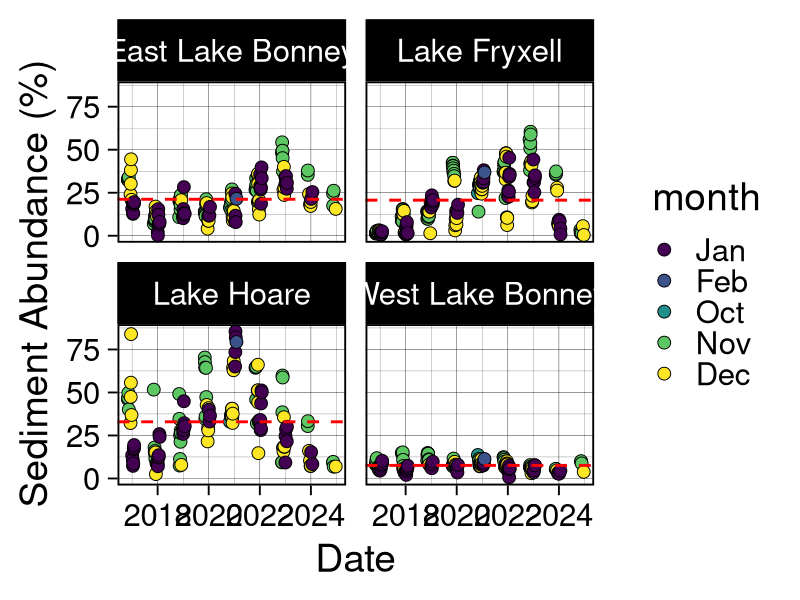
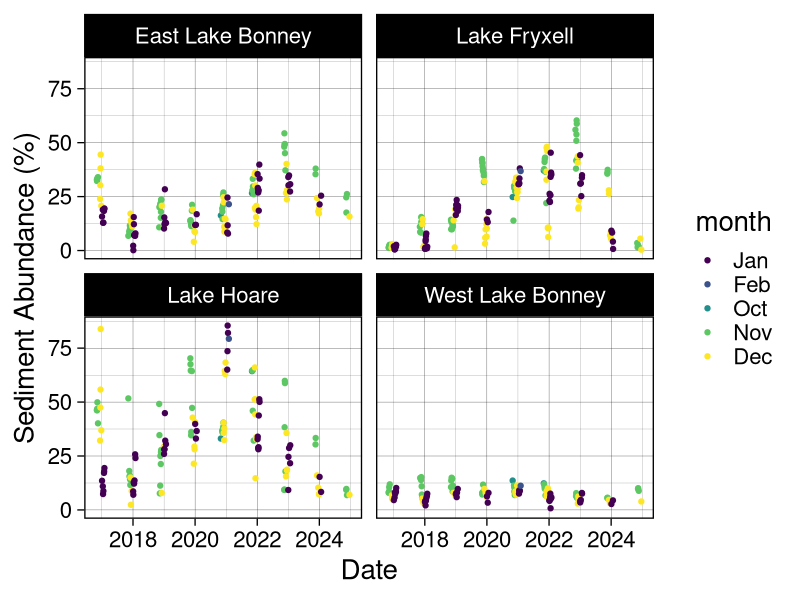
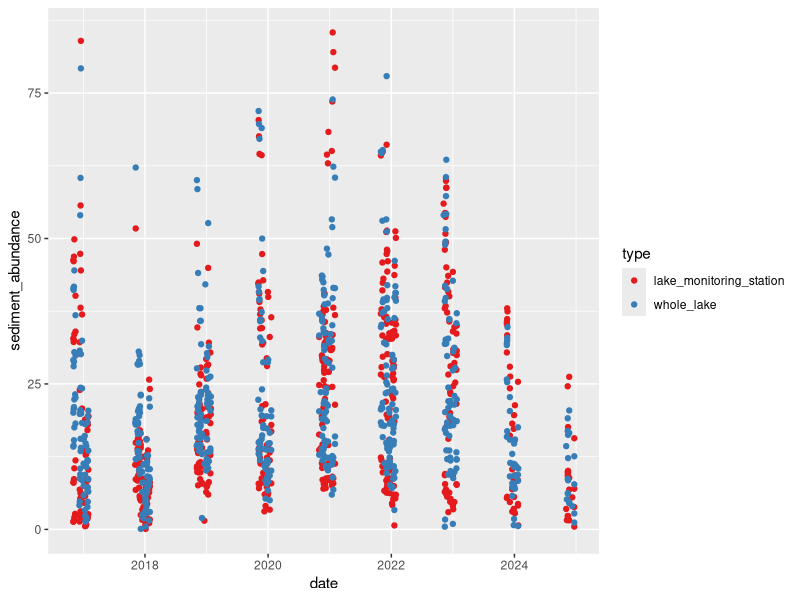
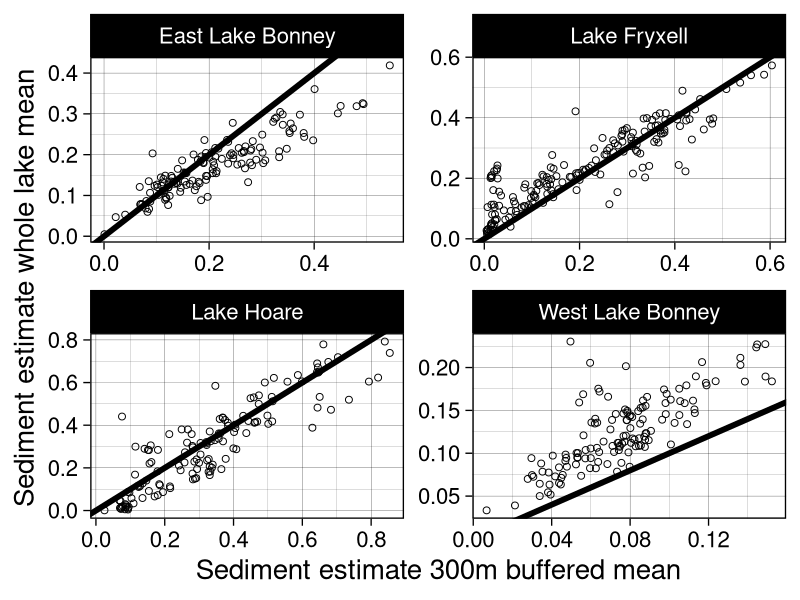
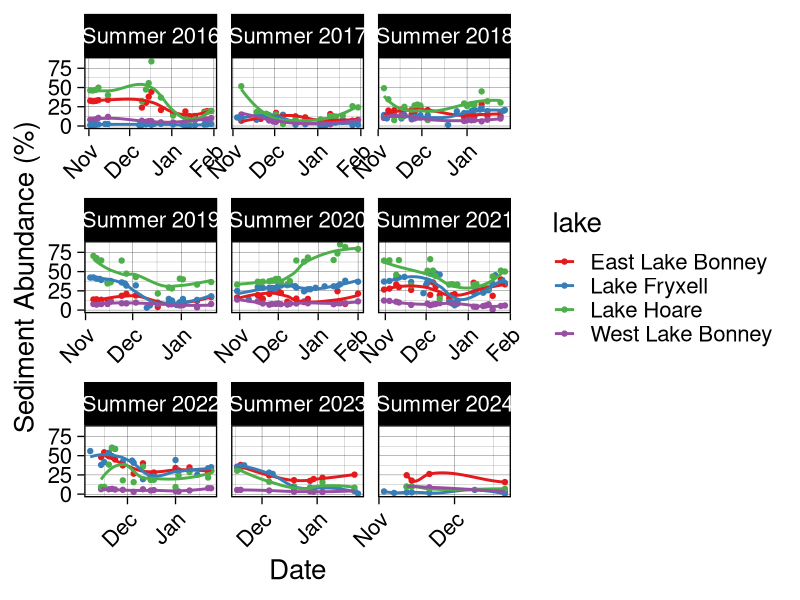
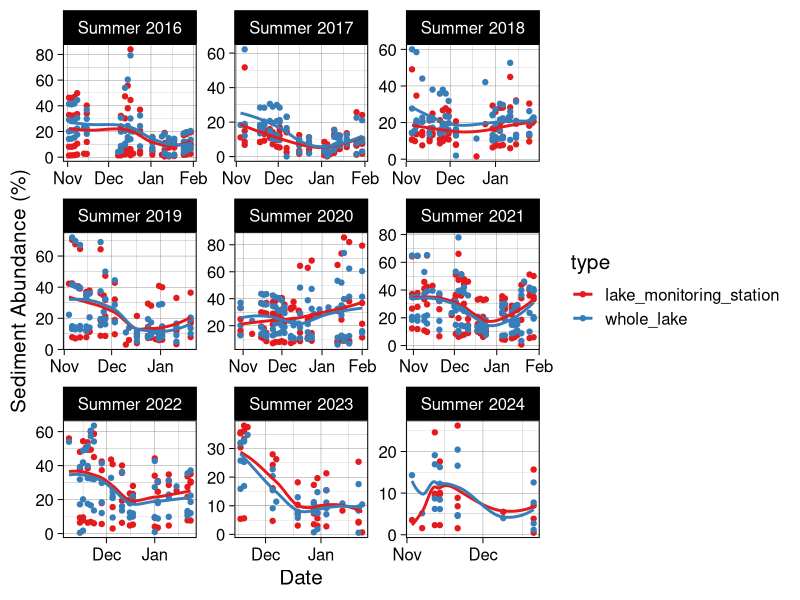
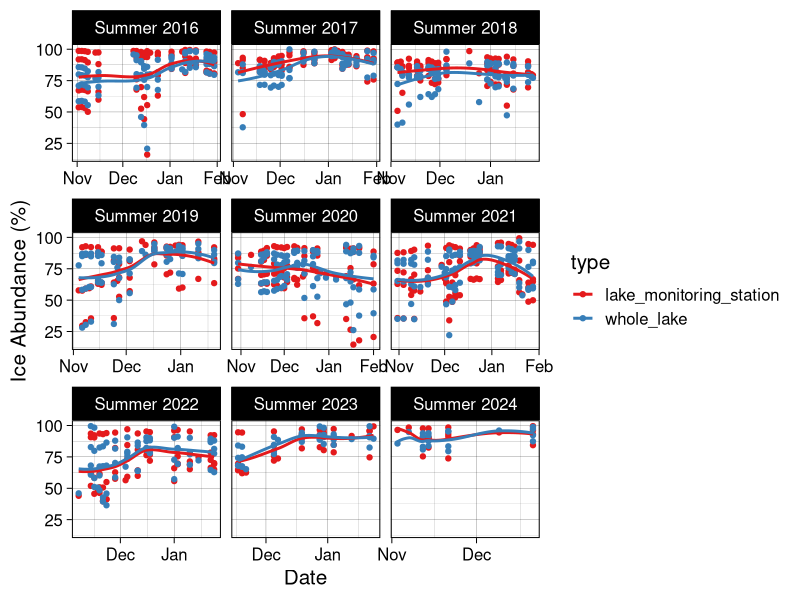
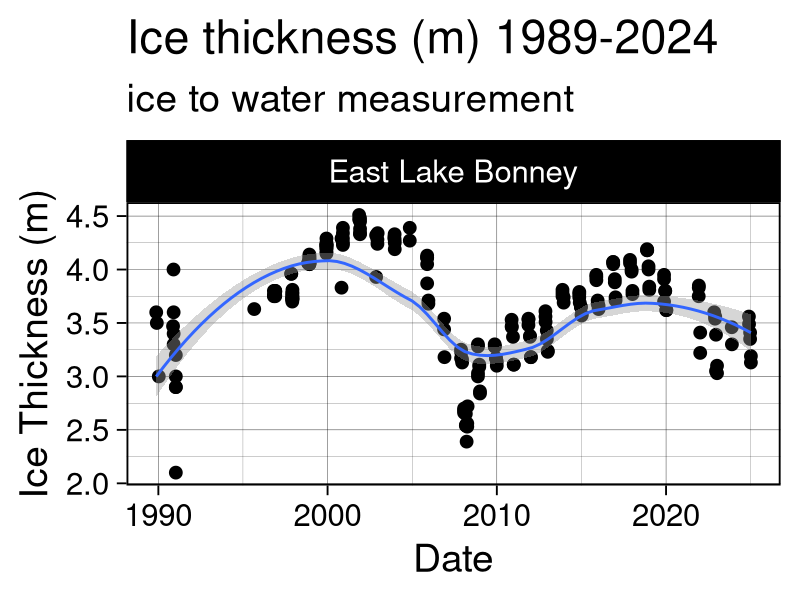

These figures' R source, in order: (Note: this script raises an error after producing the figures.)
######### TVLakes Sediment Output Comparison ###########
library(tidyverse)
library(RColorBrewer)
library(scales)

setwd("~/Documents/R-Repositories/MCM-LTER-MS")

## Define a season function to plot data by season. Makes data viz a lot easier. 
get_season <- function(date) {
  month <- month(date)
  year <- year(date)
  
  if (month %in% c(11, 12)) {
    return(paste0("Summer ", year))  # November and December belong to the current winter
  } else if (month == 1) {
    return(paste0("Summer ", year - 1))  # January belongs to the previous winter
  } else if (month == 2) {
    return(paste0("Summer ", year - 1))  # February belongs to the previous winter
  } else if (month == 3) {
    return(paste0("Fall ", year))  # March is Spring
  } else if (month %in% 4:5) {
    return(paste0("Fall ", year))  # April and May are Spring
  } else if (month == 6) {
    return(paste0("Winter ", year))  # June is Summer
  } else if (month %in% 7:8) {
    return(paste0("Winter ", year))  # July and August are Summer
  } else if (month == 9) {
    return(paste0("Spring ", year))  # September is Fall
  } else if (month %in% 10) {
    return(paste0("Summer ", year))  # October is Fall
  }
}

mean_BB <- read_csv("data/sediment abundance data/LANDSAT_sediment_abundances_20250403.csv") |> 
  mutate(date = ymd(date), 
         type = 'lake_monitoring_station', 
         season = sapply(date, get_season), 
         month = month(date, label = TRUE))

# Calculate lake-specific means
lake_means <- mean_BB |> 
  group_by(lake) |> 
  summarise(mean_sediment = mean(sediment_abundance * 100, na.rm = TRUE))

##### Plot by lake with lake-specific mean lines
ggplot(mean_BB, aes(date, sediment_abundance * 100, fill = month)) + 
  geom_point(position = position_jitter(width = 0.2, height = 0.1), size = 4, shape = 21) + 
  geom_hline(data = lake_means, aes(yintercept = mean_sediment), 
             linetype = "dashed", color = "red", size = 1, inherit.aes = FALSE) +
  facet_wrap(vars(lake)) + 
  xlab("Date") + 
  ylab("Sediment Abundance (%)") + 
  theme_linedraw(base_size = 28)

ggsave("plots/manuscript/chapter 1/BB_sed_by_lake_with_mean_line.png", dpi = 700, 
       height = 8, width = 12)

#####plot by lake
ggplot(mean_BB, aes(date, sediment_abundance*100, color = month)) + 
  geom_point(position = position_jitter(width = 0.2, height = 0.1)) + 
  facet_wrap(vars(lake)) + 
  #scale_x_date(labels = date_format("%b"), breaks = "1 month") + 
  xlab("Date") + ylab("Sediment Abundance (%)") + 
  #scale_color_brewer(palette = "Set1") +
  theme_linedraw(base_size = 20)

ggsave("plots/manuscript/chapter 1/BB_sed_by_lake.png", dpi = 700, 
       height = 8, width = 12)

mean_wholelake <- read_csv("data/sediment abundance data/LANDSAT_wholelake_mean_20250403.csv") |> 
  mutate(date = ymd(date), 
         type = "whole_lake", 
         season = sapply(date, get_season), 
         month = month(date, label = TRUE))

# join the two files for easy comparison and plotting
means <- rbind(mean_BB, mean_wholelake) |> 
  mutate(sediment_abundance = sediment_abundance*100, 
         ice_abundance = ice_abundance*100) |> 
  mutate(year = year(date), 
         month = month(date))

## plot the raw output for sediment abundance/ice abundance against each other and see how the outputs compare
ggplot(means, aes(date, sediment_abundance, color = type)) + 
  geom_point() + 
  scale_color_brewer(palette = "Set1") 

mean_bluebox = mean_BB |> 
  mutate(sediment_abundance_bb = sediment_abundance) |> 
  dplyr::select(c(date, lake, sediment_abundance_bb))

mean_whole = mean_wholelake |> 
  mutate(sediment_abundance_wholelake = sediment_abundance) |> 
  dplyr::select(c(date, lake, sediment_abundance_wholelake))

means_pivot = mean_bluebox |> 
  full_join(mean_whole)

ggplot(means_pivot, aes(sediment_abundance_bb, sediment_abundance_wholelake)) + 
  geom_point(size = 2, shape = 1) + 
  geom_abline(size = 2) +
  xlab("Sediment estimate 300m buffered mean") + ylab("Sediment estimate whole lake mean") + 
  facet_wrap(~lake, scales = "free") + 
  theme_linedraw(base_size = 20)

ggsave("plots/manuscript/chapter 1/wholelake_vs_bb.png", 
       height = 8, width = 8, dpi = 300)

#By season for just the lake monitoring site
ggplot(mean_BB, aes(date, sediment_abundance*100, color = lake)) + 
  geom_point() + 
  geom_smooth(se = F) + 
  scale_color_brewer(palette = "Set1") + 
  facet_wrap(vars(season), scales = "free_x") +
  scale_x_date(labels = date_format("%b"), breaks = "1 month") + 
  xlab("Date") + ylab("Sediment Abundance (%)") + 
  theme_linedraw(base_size = 20) + 
  theme(axis.text.x = element_text(angle = 45, hjust = 1))

ggsave("plots/manuscript/chapter 1/BB_sed_by_season.png", dpi = 700, 
       height = 8, width = 12)

# facet by season for sed abundance
ggplot(means, aes(date, sediment_abundance, color = type)) + 
  geom_point() + 
  geom_smooth(se = F) + 
  scale_color_brewer(palette = "Set1") + 
  facet_wrap(vars(season), scales = "free") +
  scale_x_date(labels = date_format("%b"), breaks = "1 month") + 
  xlab("Date") + ylab("Sediment Abundance (%)") + 
  theme_linedraw(base_size = 15)

ggsave("plots/manuscript/chapter 1/whole_lake_vs_BB_sed_abundance.png", dpi = 700, 
       height = 8, width = 12)

# facet by season for ice abundance
ggplot(means, aes(date, ice_abundance, color = type)) + 
  geom_point() + 
  geom_smooth(se = F) + 
  scale_color_brewer(palette = "Set1") + 
  facet_wrap(vars(season), scales = "free_x") +
  scale_x_date(labels = date_format("%b"), breaks = "1 month") + 
  xlab("Date") + ylab("Ice Abundance (%)") + 
  theme_linedraw(base_size = 15)

ggsave("plots/manuscript/chapter 1/whole_lake_vs_BB_ice_abundance.png", dpi = 700, 
       height = 8, width = 12)


## load lake ice: 
lakeice1 <- read_csv("data/lake ice/mcmlter-lake-ice_thickness-20250218_0_2025.csv") |> 
  mutate(date_time = mdy_hm(date_time), 
         month = month(date_time, label = TRUE), 
         year = year(date_time),
         year = as.numeric(year),
         z_water_m = z_water_m*-1, 
         season = sapply(date_time, get_season)) |> 
  rename("lake" = location_name) |> 
  filter(lake == "Lake Fryxell" | lake == "Lake Hoare" | lake == "East Lake Bonney" | lake == "West Lake Bonney") |> 
  #filter(year >= 2016) |> 
  filter(!grepl("^B", location) & 
           lake == "East Lake Bonney")

ggplot(lakeice1, aes(date_time, z_water_m)) + 
  geom_point(size = 4) + 
  geom_smooth(se = T) + 
  facet_wrap(vars(lake)) + 
  theme_linedraw(base_size = 28) + 
  #scale_color_brewer(palette = "Set1") +
  xlab("Date") + ylab("Ice Thickness (m)") + 
  ggtitle("Ice thickness (m) 1989-2024", 
          subtitle = "ice to water measurement")

ggsave("plots/manuscript/chapter 1/ELB_ice_thickness_total_years.png", dpi = 700, 
       height = 8, width = 12)

lakeice = lakeice1 |> 
  filter(date_time >= "2016-05-01") |> 
  #mutate(season = sapply(date_time, get_season)) |> 
  filter(str_detect(string = location, pattern = "incubation hole") | 
           str_detect(string = location, pattern = "sample hole")) |> 
  filter(grepl("^O", location)) |> 
  drop_na(z_water_m)

#FIND SEASONAL DROPOFF OF ICE THICKNESS
seasonal_changes <- lakeice %>%
  group_by(season, lake) |> 
  arrange(season, date_time) %>%
  summarise(
    First_Measurement = first(z_water_m),
    Last_Measurement = last(z_water_m),
    Difference = Last_Measurement - First_Measurement
  )

ggplot(seasonal_changes, aes(season, Difference)) + 
  geom_col(aes(fill = lake)) + 
  scale_fill_brewer(palette = "Set1") + 
  facet_wrap(vars(lake)) + 
  theme_linedraw(base_size = 20) + 
  theme(axis.text.x = element_text(angle = 45, hjust = 1), 
        legend.position = "none") + 
  xlab("Seasonal") + ylab("Change in Ice Thickness")

ggsave("plots/manuscript/chapter 1/seasonal_ice_drop.png", 
       height = 8, width = 12, dpi = 300)

li_summary = lakeice |> 
  mutate(week = week(date_time)) |> 
  group_by(year, month, lake) |> 
  summarize(mean_thickness = mean(z_water_m, na.rm = T))

## sediment
sed_monthly <- means |> 
  mutate(week = week(date), 
         month = month(date, label = TRUE)) |> 
  group_by(year, month, lake, type) |>
  summarize(mean_sed = mean(sediment_abundance, na.rm = T)) |> 
  print()

fulljoined = full_join(sed_monthly, li_summary) |> 
  drop_na() |> 
  filter(type == "lake_monitoring_station")

##### plot
ggplot(fulljoined, aes(mean_sed, mean_thickness)) + 
  geom_smooth(method = "lm", se = F) + 
  geom_point(aes(color = month), size = 3) + 
  facet_wrap(vars(lake), scales = "free") + 
  ggtitle("October-February") + 
  xlab("Mean Sediment Abundance (%)") + ylab("Mean Ice Thickness (m)") + 
  #scale_color_brewer(palette = "Set1") +
  theme_linedraw(base_size = 20) 

ggsave("plots/manuscript/chapter 1/sed_vs_ice_thickness.png", 
       width = 12, height = 8, dpi = 300)

all_data_lm = fulljoined |> 
  group_by(lake) |> 
  nest() |> 
  mutate(
    model = map(data, ~ lm(mean_sed ~mean_thickness, data = .x)),
    tidied = map(model, broom::tidy)
  )

all_data_lm %>% select(lake, tidied) %>% unnest(tidied)


### now remove November and October Values
#fulljoin_filter <- fulljoined |> 
#  filter(month == 12 | month == 1)
fulljoin_peak_solar <- fulljoined |> 
  filter(month == "Jan")

ggplot(fulljoin_peak_solar, aes(mean_sed, mean_thickness, color = type)) + 
  geom_smooth(method = "lm", se = F) + 
  geom_point() + 
  facet_wrap(vars(lake), scales = "free") + 
  ggtitle("January") + 
  scale_color_brewer(palette = "Set1") +
  theme_linedraw(base_size = 20) 

ggsave("plots/manuscript/chapter 1/wholelakesed_vsthickness_jan.png", 
       width = 12, height = 8, dpi = 300)

# now filter for only early year estimates, October - December
jan_dec_fulljoin <- fulljoined |> 
  filter(
    month == "Jan" | 
      month == "Dec")

ggplot(jan_dec_fulljoin, aes(mean_sed, mean_thickness)) + 
  geom_smooth(method = "lm", se = F) + 
  geom_point(aes(color = month)) + 
  facet_wrap(vars(lake), scales = "free") + 
  ggtitle("January - December") + 
  #scale_color_brewer(palette = "Set1") +
  theme_linedraw(base_size = 20) 

jan_dec_lm = jan_dec_fulljoin |> 
  group_by(lake) |> 
  nest() |> 
  mutate(
    model = map(data, ~ lm(mean_sed ~ mean_thickness, data = .x)),
    tidied = map(model, broom::tidy),
    glanced = map(model, broom::glance)  # this adds R², adj R², etc.
  )

save = jan_dec_lm %>% select(lake, tidied, glanced) |> 
  unnest(tidied, names_sep = "_coef") |> 
  unnest(glanced, names_sep = "_model")


jan_fulljoin <- fulljoined |> 
  filter(month == 1)

ggplot(jan_fulljoin, aes(mean_sed, mean_thickness, color = type)) + 
  geom_smooth(method = "lm", se = F) + 
  geom_point() + 
  facet_wrap(vars(lake), scales = "free") + 
  ggtitle("January") + 
  scale_color_brewer(palette = "Set1") +
  xlab("Mean Sediment Abundance (%)") + ylab("Mean Ice Thickness (m)") + 
  theme_linedraw(base_size = 20)  

ggsave("plots/manuscript/chapter 1/jan_only_sed.png", 
       dpi = 300, height = 8, width = 12)


####### do restructuring to look at this by week ###
li_summary_2 = lakeice |> 
  mutate(week = week(date_time), 
         #month = month(date, label = TRUE)
         ) |> 
  group_by(year, week, lake) |> 
  summarize(mean_thickness = mean(z_water_m, na.rm = T))

## sediment
sed_monthly_2 <- means |> 
  mutate(week = week(date), 
         month = month(date, label = TRUE)) |> 
  group_by(year, week, lake, type) |> 
  summarize(mean_sed = mean(sediment_abundance, na.rm = T)) |> 
  print()

fulljoined_2 = full_join(sed_monthly_2, li_summary_2) |> 
  drop_na() |> 
  filter(type == "lake_monitoring_station")

peak_solar_week <- fulljoined_2 |> 
  filter(
    week == 44 |
      week == 45 |
      week == 46 |
      week == 47 |
      week == 48 |
      week == 49 |
      week == 50 |
      week == 51 | 
      week == 52 | 
      week == 1 | 
      week == 2 #|
      #week == 3
      )

peak_solar_lm <- peak_solar_week |> 
  group_by(lake) |> 
  nest() |> 
  mutate(
    model = map(data, ~ lm(mean_sed ~ mean_thickness, data = .x)),
    tidied = map(model, broom::tidy),
    glanced = map(model, broom::glance)  # this adds R², adj R², etc.
  )

# To see both coefficients and R² together
peak_solar_lm |> 
  select(lake, tidied, glanced) |> 
  unnest(tidied, names_sep = "_coef") |> 
  unnest(glanced, names_sep = "_model") 


ggplot(peak_solar_week, aes(mean_sed, mean_thickness)) + 
  geom_smooth(method = "lm", se = F) + 
  geom_point(size = 3) + 
  facet_wrap(vars(lake), scales = "free") + 
  ggtitle("Peak Solar") + 
  scale_color_brewer(palette = "Set1") +
  xlab("Mean Sediment Abundance (%)") + ylab("Mean Ice Thickness (m)") + 
  theme_linedraw(base_size = 20)  

ggsave("plots/manuscript/chapter 1/Peak_Solar_Comparison_20250408.png", 
       width = 12, height = 8, dpi = 300)

#### Create a dual panel plot where only the lake ice thickness from 2016-2024 to sediment abundannce
# Need to join the sed data frame to the lake ice data frame
mean_BB_week <- mean_BB |> 
  filter(date < "2025-02-01")

library(ggpubr)

# Step 1: Define all possible months (in your case)
all_months <- c("Jan", "Feb", "Oct", "Nov", "Dec")

# Step 2: Get colors from RColorBrewer
# Let's say we use "Set1" which has up to 9 nice discrete colors
palette <- brewer.pal(n = length(all_months), name = "Set1")
palette <- brewer.pal(n = length(all_months), name = "Set1")

# Step 3: Map months to specific colors
month_colors <- setNames(palette, all_months)

months1 <- c("Jan", "Feb", "Oct", "Nov", "Dec")
plot1 <- ggplot(mean_BB_week, aes(date, sediment_abundance*100)) + 
  geom_point(aes(color = month)) + 
  geom_smooth(se = F) + 
  ylab("Sediment Abundance") + xlab("Date") + 
  ggtitle("Sediment Coverage (%)") + 
  facet_wrap(vars(lake), scales = "free") + 
  scale_fill_manual(values = month_colors[months1]) + 
  theme_linedraw(base_size = 20) + 
  theme(axis.text.x = element_text(angle = 45, hjust = 1)) + 
  scale_x_date(
    breaks = seq(as.Date("2010-01-01"), as.Date("2025-01-01"), by = "year"),
    labels = date_format("%Y")
  )

months2 <- c("Jan", "Nov", "Dec")
plot2 <- ggplot(lakeice, aes(date_time, z_water_m)) + 
  geom_point(aes(color = month)) + 
  geom_smooth(se = F) + 
  ylab("Ice Thickness (m)") + xlab("Date") + 
  ggtitle("Ice Thickness") + 
  facet_wrap(vars(lake)) +
  scale_fill_manual(values = month_colors[c("Jan", "Nov", "Dec")]) + 
  theme_linedraw(base_size = 20) + 
  theme(axis.text.x = element_text(angle = 45, hjust = 1)) + 
  scale_x_datetime(
    breaks = as.POSIXct(paste0(2010:2025, "-01-01")),
    labels = date_format("%Y")
  )

ggarrange(plot1, plot2)

ggsave("plots/manuscript/chapter 1/sed_abundance_ice_thick_timeseries.png", 
       dpi = 300, height = 8, width = 15)

#ggplot() + 
#  geom_point(data = lakeice, aes(x = as.Date(date_time), y = z_water_m)) + 
#  geom_point(data = mean_BB, aes(x = date, y = sediment_abundance)) + 
##  facet_wrap(vars(lake)) + 
#  xlab("Date") + ylab("Ice thickness (m)") +
#  scale_color_brewer(palette = "Set1") +
#  theme_linedraw(base_size = 20) 




######### investing different buffering distances #########
mean_150m <- read_csv("data/sediment abundance data/LANDSAT_sediment_abundances_150m_20250301.csv") |> 
  mutate(date = ymd(date), 
         buffer_distance = '150')

mean_300m = mean_BB |> 
  mutate(buffer_distance = '300') |> 
  select(-type)

mean_450m = read_csv("data/sediment abundance data/LANDSAT_sediment_abundances_450m_20250301.csv") |> 
  mutate(date = ymd(date), 
         buffer_distance = '450')

mean_600m = read_csv("data/sediment abundance data/LANDSAT_sediment_abundances_600m_20250301.csv") |> 
  mutate(date = ymd(date), 
         buffer_distance = '600') |> 
  select(-approx_albedo)

mean_900m = read_csv("data/sediment abundance data/LANDSAT_sediment_abundances_900m_20250301.csv") |> 
  mutate(date = ymd(date), 
         buffer_distance = '900')

buffers <- rbind(mean_150m, mean_300m, mean_450m, mean_600m, mean_900m) |> 
  mutate(ice_abundance = ice_abundance*100, 
         sediment_abundance = sediment_abundance*100, 
         season = sapply(date, get_season)) |> 
  select(-sediment)

write_csv(buffers, "data/sediment abundance data/LANDSAT_all_buffer_distances_20250301.csv")

### plot cropping distance comparisons
#sed
ggplot(buffers, aes(date, sediment_abundance, color = buffer_distance)) + 
  geom_point() + 
  scale_color_brewer(palette = "Set1") + 
  facet_wrap(vars(lake)) + 
 # scale_x_date(labels = date_format("%b"), breaks = "1 month") + 
  xlab("Date") + ylab("Sediment Abundance (%)") + 
  theme_linedraw(base_size = 15)

ggsave("plots/manuscript/chapter 1/comparison_of_buffer_distances_sed_bylake.png", dpi = 700, 
       height = 8, width = 10)

#ice
ggplot(buffers, aes(date, ice_abundance, color = buffer_distance)) + 
  geom_point() + 
  scale_color_brewer(palette = "Set1") + 
  facet_wrap(vars(lake)) + 
  # scale_x_date(labels = date_format("%b"), breaks = "1 month") + 
  xlab("Date") + ylab("Ice Abundance (%)") + 
  theme_linedraw(base_size = 15)

ggsave("plots/manuscript/chapter 1/comparison_of_buffer_distances_sed_bylake.png", dpi = 700, 
       height = 8, width = 10)

## facet by season
#ice
ggplot(buffers, aes(date, ice_abundance, color = buffer_distance)) + 
  geom_point() + 
  scale_color_brewer(palette = "Set1") + 
  facet_wrap(vars(lake, season), scales = "free") + 
  scale_x_date(labels = date_format("%b"), breaks = "1 month") + 
  xlab("Date") + ylab("Ice Abundance (%)") + 
  theme_linedraw(base_size = 10)

ggsave("plots/manuscript/chapter 1/comparison_of_buffer_distances_sed_byseason.png", dpi = 700, 
       height = 10, width = 10)

#sed
ggplot(buffers, aes(date, sediment_abundance, color = buffer_distance)) + 
  geom_point() + 
  scale_color_brewer(palette = "Set1") + 
  facet_wrap(vars(lake, season), scales = "free") + 
  scale_x_date(labels = date_format("%b"), breaks = "1 month") + 
  xlab("Date") + ylab("Sediment Abundance (%)") + 
  theme_linedraw(base_size = 10)

ggsave("plots/manuscript/chapter 1/comparison_of_buffer_distances_sed_byseason.png", dpi = 700, 
       height = 10, width = 10)



